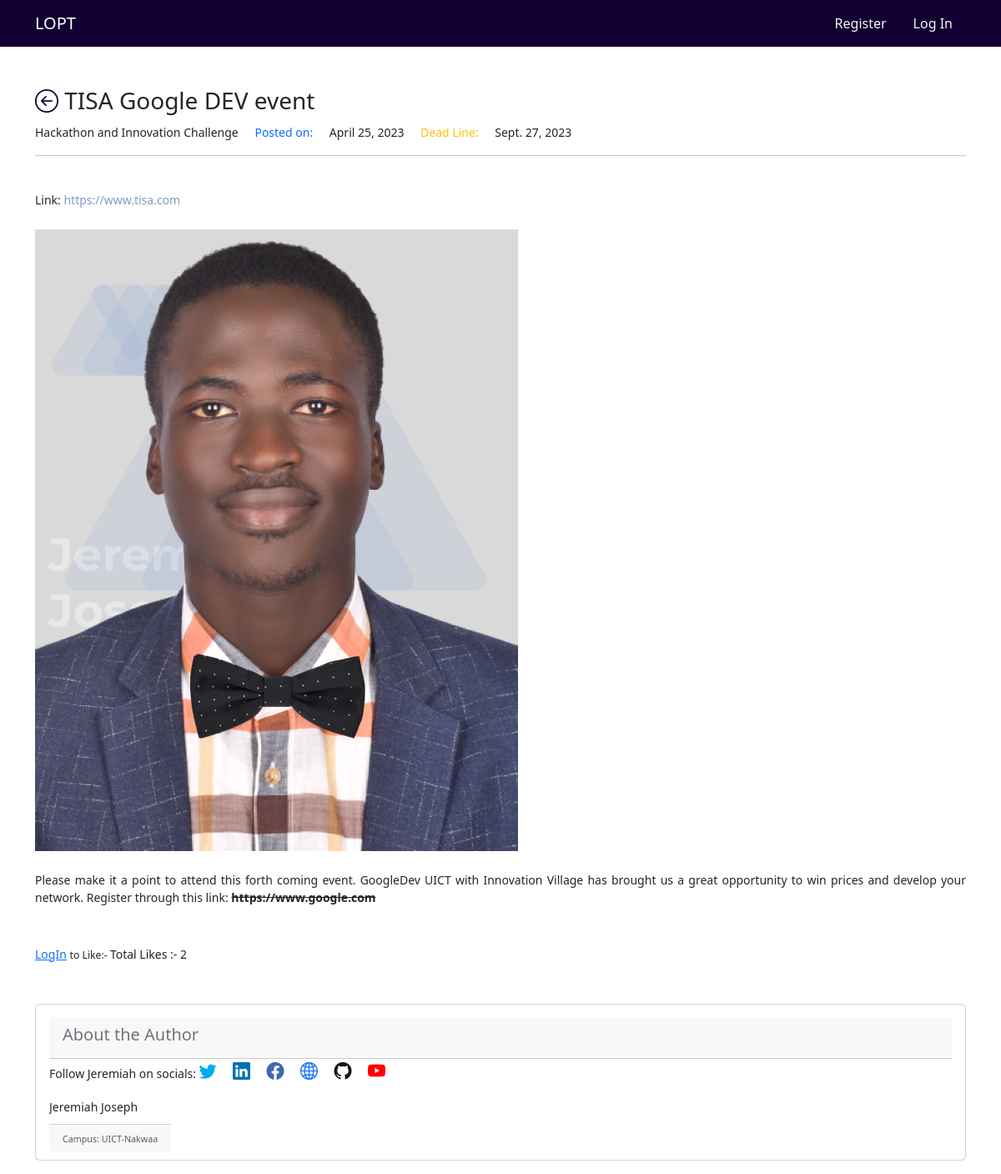
Screenshot of /opportunity_details/1 with the database file from the repository.
### theblog/models.py (models this page shows, shortened)
class Post(models.Model):
    title = models.CharField(max_length=255)
    header_image = models.ImageField(null=True, blank=True, upload_to="images/")
    title_tag = models.CharField(max_length=255 )
    title_link = models.CharField(max_length=225)
    author = models.ForeignKey(User,on_delete=models.CASCADE) #delete =models.CASCADE would delete all post of a user who has account deleted.
    dead_line = models.DateField(null=True)
    body = RichTextField(blank=True, null=True)
    post_date = models.DateField(auto_now_add=True)
    likes = models.ManyToManyField(User, related_name='share_post')
    def total_likes(self):
        return self.likes.count()

class Profile(models.Model):
    user = models.OneToOneField(User, null=True, on_delete= models.CASCADE)
    campus_name = models.CharField(max_length=255, null=True, blank=True)
    bio = models.TextField(null=True, blank=True, default="Bio")
    profile_pic = models.ImageField(null=True, blank=True, upload_to="images/profile/", default="images/profile/default_profile.png")
    linkedin_url = models.CharField(max_length=255, null=True, blank=True)
    twitter_url = models.CharField(max_length=255, null=True, blank=True)
    facebook_url = models.CharField(max_length=255, null=True, blank=True)
    website_url = models.CharField(max_length=255, null=True, blank=True)
    github_url = models.CharField(max_length=255, null=True, blank=True)
    youtube_url = models.CharField(max_length=255, null=True, blank=True)

### theblog/views.py (the view)
# urls.py: path("opportunity_details/<int:pk>", ArticleDetailView.as_view(), name="shared-opportunity"),
class ArticleDetailView(DetailView): #We need to create a detailed view of a clickable title of a post.
    model = Post
    template_name = "article_details.html"
    def get_context_data(self, *args, **kwargs):
        context = super(ArticleDetailView, self).get_context_data(**kwargs)
        stuff = get_object_or_404(Post, id=self.kwargs['pk'])
        total_likes = stuff.total_likes()
        liked =False
        if stuff.likes.filter(id=self.request.user.id):
            liked=True
        context["total_likes"] = total_likes
        context["liked"] = liked
        return context

### theblog/templates/article_details.html (shortened to what this page needs)
{% extends 'base.html' %}
{% load static %}
    {% block content %}
        <h3 style="text-decoration: none; Color:#ccccc;" >
            <a href="{% url 'home' %}"> <i class="bi bi-arrow-left-circle" style="color:#120032; size:22px; clickable:True;"></i></a>
            {{ post.title}}
        </h3>
        <small>
            {{ post.title_tag }}
           <span class="p-3 text-primary"> Posted on: </span> {{  post.post_date }}   <span class="p-3 text-warning"> Dead Line: </span> {{ post.dead_line }}
        <hr>
        <br>
    Link: <a href="{{post.title_link}}" class="text-decoration-none" target="_self" style="text-decoration: none; Color:#829AC3;"> {{post.title_link}}</a><br></br>
    {% if post.header_image %}
    <img style="max-width:100%;"  src="{{ post.header_image.url}}"><br><br>
                 {% endif%}
    {{post.body | safe }}
    <br>
{% if user.is_authenticated %}
            <form action="{% url 'like_post' post.pk %}" method="POST">
                {% csrf_token %}
                {% if liked %}
                <script src="https://cdn.lordicon.com/bhenfmcm.js"></script>
                <button type="submit", name="post_id", value="{{ post.id }}", class="btn btn-transparent btn-small">
                    <lord-icon
                    src="https://cdn.lordicon.com/hrqwmuhr.json"
                    trigger="hover"
                    stroke="80"
                    colors="primary:#121331,secondary:#08a88a"
                    style="width:50px;height:50px">
            </lord-icon>
            Unlike
                </button>
                {% comment %} <button type="submit", name="post_id", value="{{ post.id }}", class="btn btn-danger btn-small"><i class="bi bi-hand-thumbs-down"></i></button> {% endcomment %}
                {% else %}
                <script src="https://cdn.lordicon.com/bhenfmcm.js"></script>
                    <button type="submit", name="post_id", value="{{ post.id }}", class="btn btn-transparent btn-small" style="border:1px solid; border-radius:90px; color:#120032;">
                        <lord-icon
                        src="https://cdn.lordicon.com/jvihlqtw.json"
                        trigger="hover"
                        stroke="80"
                        colors="primary:#110a5c,secondary:#0008ff"
                        style="width:50px;height:50px">
                    </lord-icon>
                    Like
                        {% comment %} <lord-icon
                            src="https://cdn.lordicon.com/hrqwmuhr.json"
                            trigger="hover"
                            colors="primary:#121331,secondary:#08a88a"
                            style="width:50px;height:50px">
                    </lord-icon> {% endcomment %}
                </button>
                {% comment %} <button type="submit", name="post_id", value="{{ post.id }}", class="btn btn-primary btn-small"><i class="bi bi-hand-thumbs-up"></i></button> {% endcomment %}
                {% endif %}
      {% else %}
     <a href="{% url 'login' %}">LogIn</a> <small> to Like:- </small>
     {% endif %}
    Total Likes :- {{ total_likes }}
     <br>
<div class="card mb-3" >
    <div id="wrapper" class="row g-0">
      <div class="col-md-12">
        <div class="card-body">
            <div class="card-header">
                <a href="{% url 'show_profile_page' post.author.profile.id %}" style="text-decoration: none; Color:#6C757D;">
                    <h5 class="card-title">About the Author </h5></a>
              </div>
                <p class="">
                Follow {{post.author.first_name}} on socials:
                <span style="font-size:1.5em; letter-spacing:7px;">
                {% if post.author.profile.twitter_url %}
                        <a href="{{ post.author.profile.twitter_url }}" style="text-decoration:none;"><i class="bi bi-twitter" style="color:#00acee;"></i></a>
                    {% endif %}
                    {% if post.author.profile.linkedin_url %}
                        <a href="{{ post.author.profile.linkedin_url }}" style="text-decoration:none;"><i class="bi bi-linkedin" style="color:#0072b1;"></i></a>
                    {% endif %}
                    {% if post.author.profile.facebook_url %}
                        <a href="{{ post.author.profile.facebook_url }}" style="text-decoration:none;"><i class="bi bi-facebook" style="color:#4267B2;"></i></a>
                    {% endif %}
                    {% if post.author.profile.website_url %}
                        <a href="{{ post.author.profile.website_url }}" style="text-decoration:none;"><i class="bi bi-globe2"></i></a>
                    {% endif %}
                    {% if post.author.profile.github_url %}
                        <a href="{{ post.author.profile.github_url }}" style="text-decoration:none;"><i class="bi bi-github" style="color:#171515;"></i></a>
                    {% endif %}
                    {% if post.author.profile.youtube_url %}
                        <a href="{{ post.author.profile.youtube_url }}" style="text-decoration:none;"><i class="bi bi-youtube" style="color:red;"></i></a>
                    {% endif %}
                </span>
                </p>
                <p id="display_bio" class="card-text">{{post.author.first_name }} {{post.author.last_name}}</p>
                <p class="card-text"><small class="card-footer text-body-secondary"><small> Campus: {{post.author.profile.campus_name }}</small></small></p>
            </div>
        </div>
    </div>
  </div>
    {% endblock %}

### theblog/templates/base.html (shortened to what this page needs)
{% load static %}
<!doctype html>
<html lang="en">
  <head>
    <link type="text/css" rel="stylesheet" href="{% static 'css/style.css'%}"/>
    <link href="https://cdn.jsdelivr.net/npm/bootstrap@5.3.0/dist/css/bootstrap.min.css" rel="stylesheet">
    <link href="https://getbootstrap.com/docs/5.3/assets/css/docs.css" rel="stylesheet">
    <link href="https://cdn.jsdelivr.net/npm/bootstrap@5.3.0-alpha3/dist/css/bootstrap.min.css" rel="stylesheet">
    <link rel="stylesheet" href="https://cdn.jsdelivr.net/npm/bootstrap-icons@1.10.5/font/bootstrap-icons.css">
  </head>
  <body>
    <nav class="navbar sticky-top navbar-dark" style="background: #120032;">
        <div class="container" >
          <a class="navbar-brand" href="{% url 'home' %}">
            {% load static %}
            LOPT
          </a>
          <ul class="nav" >
            {% if user.is_authenticated %}
            {% comment %} <li class="nav-item">
              <a class="nav-link" aria-current="page" href="{% url 'home' %}">Home</a>
            </li> {% endcomment %}
            {% comment %} this if checks for is the user has set their profile, if not it shows only create profile tab instead of Create Post {% endcomment %}
            {% if user.profile.id %}
            <li class="nav-item" >
              <a class="nav-link" aria-current="page" href="{% url 'add_post' %}" style="color:#F5F5F5;">Create Post</a>
            </li>
            {% else %}
            <li class="nav-item" >
              <a class="nav-link" aria-current="page" href="{% url 'create_profile_page' %}" style="color:#F5F5F5;">Create Profile</a>
            </li>
            <li class="nav-item" >
              <a class="nav-link" aria-current="page" href="{% url 'create_subscription_page'%}" style="color:#F5F5F5;">Subscription Plans</a>
            </li>
            {% endif %}
            {% comment %} <li class="nav-item">
              <a class="nav-link"  href="{% url 'edit_profile' %}">Profile</a>
            </li> {% endcomment %}
            <li class="nav-item dropdown">
              <a class="nav-link dropdown-toggle" href="#" role="button" data-bs-toggle="dropdown" aria-expanded="false" style="color:#F5F5F5;">
                Settings
              </a>
              <ul class="dropdown-menu">
                <li><a class="dropdown-item" href="{% url 'home' %}">Home</a></li>
                {% comment %} <li><a class="dropdown-item" href="{% url 'edit_profile' user.profile.id %}">Account</a></li> {% endcomment %}
                <li><a class="dropdown-item" href="{% url 'edit_profile' %}">Account</a></li>
                {% if  user.profile.id %} {% comment %} this checks if the user profile has been created and if not, only the button for create user profile shows on the nave bar. {% endcomment %}
                <li><a class="dropdown-item" href="{% url 'show_profile_page' user.profile.id %}">Profile</a></li>
                <li><a class="dropdown-item" href="{% url 'edit_profile_page' user.profile.id %} ">Edit Profile</a></li>
                <li><a class="dropdown-item" href="{% url 'create_subscription_page'%}">Subscription</a></li>
                {% else %}
                <li><a class="dropdown-item" href="{% url 'create_profile_page'%}">Create Profile Page</a></li>
                {% endif %}
                 {% comment %} <li><a class="dropdown-item" href="#">Change Password</a></li> {% endcomment %}
                <li><hr class="dropdown-divider"></li>
                <li><a class="dropdown-item" href="{% url 'logout' %}">Log Out</a></li>
              </ul>
            </li>
           <li class="nav-item">
              {% comment %} <span class="nav-link" style="color:white; "> {{ user.username }} </span> {% endcomment %}
             {% comment %} <img src="{{ page_user.profile_pic.id }}" width="40px" height="45px" class="rounded-circle" alt="user"> {% endcomment %}
              {% comment %} Welcome {{ user.username }} {% endcomment %}
            </li>
            {% comment %} <li class="nav-item">
              <span class="nav-link" style="color:white;">
                <span id="hours">00</span>
                <span > : </span>
                <span id="minutes">00</span>
                <span> : </span>
                <span id="seconds">00</span>
                <span id="session">AM</span>
              </span>
              <script>
               function displayTime(){
                var dateTime = new Date();
                var hrs = dateTime.getHours();
                var min = dateTime.getMinutes();
                var sec = dateTime.getSeconds();
                var session = document.getElementById('session');
                  if(hrs >= 12){
                    session.innerHTML = 'PM';
                  }else{
                    session.innerHTML = 'AM';
                  }
                  if(hrs > 12){
                    hrs = hrs -12;
                  }
                document.getElementById('hours').innerHTML =hrs;
                document.getElementById('minutes').innerHTML = min;
                document.getElementById('seconds').innerHTML = sec;
               }
               setInterval(displayTime,10);
              </script>
            </li> {% endcomment %}
            {% else %}
            <li class="nav-item">
              <a class="nav-link" href="{% url 'register' %}" style="color:#F5F5F5;">Register</a>
            </li>
            <li class="nav-item">
              <a class="nav-link" href="{% url 'login' %}" style="color:#F5F5F5;">Log In</a>
            </li>
            {% endif %}
           </ul>
        </div>
      </nav>
    <br>
    <div class="container" style="text-align: justify;">
      <br>
    {% block content %}
    {% endblock %}
</div>
</body>
</html>

### static/css/style.css (style rules this page uses)
#display_bio { display: -webkit-box; -webkit-line-clamp:5; -webkit-box-orient: vertical; overflow: hidden; }

### rows the page displays
Post: title "TISA Google DEV event", title_tag "Hackathon and Innovation Challenge", post_date "April 25, 2023", dead_line "Sept. 27, 2023", title_link "https://www.tisa.com", header_image (picture), body "Please make it a point to attend this forth coming event. GoogleDev UICT with Innovation Village has brought us a great opportunity to win prices and develop your network. Register through this link: https://www.google.com", author.first_name "Jeremiah", author.last_name "Joseph", author.profile.campus_name "UICT-Nakwaa"

### other values shown
{{ total_likes }} "2"
